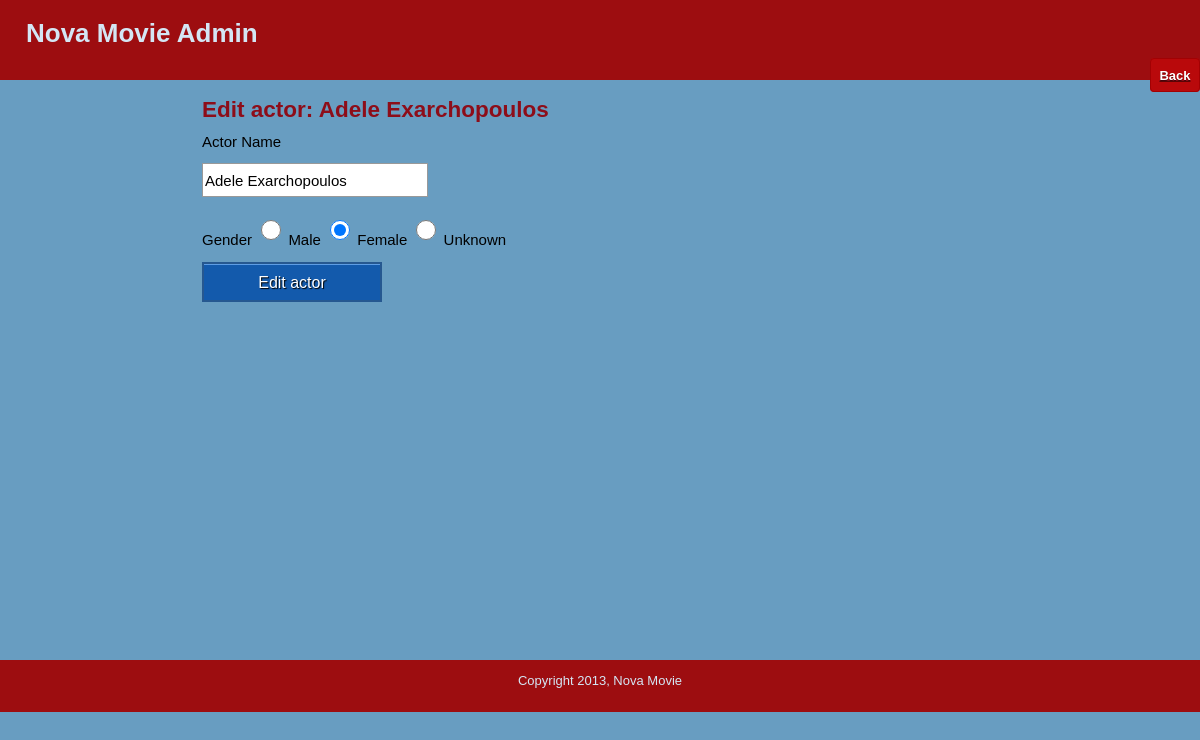
Page /public/edit_actor.php?id=10 (signed in) on the committed database.
### tables this page shows
CREATE TABLE actor(
  id int Not NULL AUTO_INCREMENT,
  name MEDIUMTEXT Not NULL,
  gender MEDIUMTEXT  Not NULL,
  deleted bit default 0,  
  PRIMARY KEY (id)
);

### includes/functions.php (called while the page is built, shortened)
<?php
	function find_actor_by_id($actor_id) {
		global $connection;
		$safe_actor_id = mysqli_real_escape_string($connection, $actor_id);
		$query  = "SELECT * ";
		$query .= "FROM actor ";
		$query .= "WHERE id = {$safe_actor_id} ";
		$query .= "LIMIT 1";
		$actor_set = mysqli_query($connection, $query);
		if($actor = mysqli_fetch_assoc($actor_set)) {
			return $actor;
		} else {
			return null;
		}
	}
?>

### public/edit_actor.php (the view, shortened to what this page needs)
<?php require_once("../includes/db_connection.php"); ?>
<?php require_once("../includes/functions.php"); ?>
<?php
  $actor = find_actor_by_id($_GET["id"]);
?>
<?php include("../includes/layouts/header.php"); ?>
<div class="hlinks">
   <a href="manage_actors.php"><span class="text">Back</span></a>
</div>
</div>
<div id="main">
  <div id="navigation">
  </div>
  <div id="page">
    <h2>Edit actor: <?php echo htmlentities($actor["name"]); ?></h2>
    <form action="edit_actor.php?id=<?php echo urlencode($actor["id"]); ?>" method="post">
      <p>Actor Name <br></br>
        <input type="text" name="actor_name" value="<?php echo htmlentities($actor["name"]); ?>" />
      </p>
      <p>Gender
        <input type="radio" name="gender" value = "male" class = "narrow"
		 <?php
	         if ($actor["gender"] =="male") {
	     ?>
	        checked="checked"
	        <?php } ?>
        /> Male
        <input type="radio" name="gender" value = "female" class = "narrow"
		 <?php
	         if ($actor["gender"] =="female") {
	     ?>
	        checked="checked"
	        <?php } ?>
        /> Female
        <input type="radio" name="gender" value = "unknown" class = "narrow"
		 <?php
	         if ($actor["gender"] =="unknown") {
	     ?>
	        checked="checked"
	        <?php } ?>
        /> Unknown
     </p>
      <input type="submit" name="submit" value="Edit actor" class="blue" />
    </form>
    <br />
  </div>
</div>
<?php include("../includes/layouts/footer.php"); ?>

### public/stylesheets/public.css (style rules this page uses)
html { height: 100%; width: 100%; }
body { width: 100%; height: 100%; margin: 0; padding: 0; border: 0; font-family: Verdana, Arial, Helvetica, sans-serif; font-size: 13px; line-height: 15px; background: #689DC1; }
a { color: #8D0D19; }
#header .hlinks { float: right; }
#header .hlinks .text { border: 1px solid #A20103; border-radius: 4px 4px 4px 4px; color: white; padding: 8.5px; font-weight: 700; text-shadow: 0 1px 0 rgba(0,0,0,.5); background: #b9090b; }
#main { height: 580px; width: 100%; margin: 0; padding: 0; }
#navigation { float: left; width: 120px; height: 100%; margin: 0; padding: 0 2em; color: #9D0D10; }
#page { float: left; height: 100%; padding-left: 2em; vertical-align: top; font-size: 15px; line-height: 14px; }
#page h2 { color: #8D0D19; margin-top: 1em; }
input { width:220px; border: 1px solid #999; height: 30px; font-size: 15px; }
input.narrow { width:20px; border: 1px solid #999; height: 30px; font-size: 15px; }
input.blue { background-color: #135aac; box-shadow: inset 0 1px 0 0 #5e9de4; color: #fff; border:2px solid #265890; text-shadow: 1px 1px 1px #000; height: 40px; width:180px; font-size:16px; padding: 10px 16px; min-width: 160px; }

### rows in the picture
actor: name "Adele Exarchopoulos", actor_name "Adele Exarchopoulos", gender "☑"
